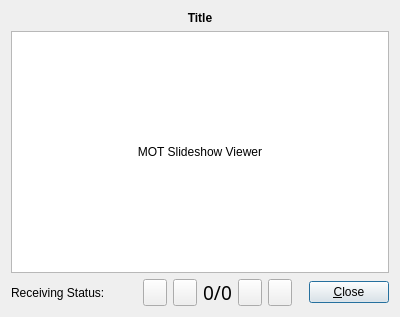
<?xml version="1.0" encoding="UTF-8"?>
<ui version="4.0">
 <class>SlideShowWidget</class>
 <widget class="QWidget" name="SlideShowWidget">
  <property name="geometry">
   <rect>
    <x>0</x>
    <y>0</y>
    <width>400</width>
    <height>300</height>
   </rect>
  </property>
  <property name="windowTitle">
   <string>Form</string>
  </property>
  <layout class="QVBoxLayout" name="verticalLayout">
   <item>
    <widget class="QLabel" name="LabelTitle">
     <property name="sizePolicy">
      <sizepolicy hsizetype="Minimum" vsizetype="Minimum">
       <horstretch>0</horstretch>
       <verstretch>0</verstretch>
      </sizepolicy>
     </property>
     <property name="lineWidth">
      <number>0</number>
     </property>
     <property name="text">
      <string>&lt;b&gt;Title&lt;/b&gt;</string>
     </property>
     <property name="textFormat">
      <enum>Qt::RichText</enum>
     </property>
     <property name="alignment">
      <set>Qt::AlignCenter</set>
     </property>
     <property name="wordWrap">
      <bool>true</bool>
     </property>
     <property name="openExternalLinks">
      <bool>true</bool>
     </property>
     <property name="textInteractionFlags">
      <set>Qt::LinksAccessibleByMouse</set>
     </property>
    </widget>
   </item>
   <item>
    <widget class="QFrame" name="frame">
     <property name="sizePolicy">
      <sizepolicy hsizetype="Expanding" vsizetype="Expanding">
       <horstretch>0</horstretch>
       <verstretch>0</verstretch>
      </sizepolicy>
     </property>
     <property name="frameShape">
      <enum>QFrame::StyledPanel</enum>
     </property>
     <property name="frameShadow">
      <enum>QFrame::Sunken</enum>
     </property>
     <layout class="QVBoxLayout" name="verticalLayout_2">
      <property name="spacing">
       <number>0</number>
      </property>
      <property name="leftMargin">
       <number>0</number>
      </property>
      <property name="topMargin">
       <number>0</number>
      </property>
      <property name="rightMargin">
       <number>0</number>
      </property>
      <property name="bottomMargin">
       <number>0</number>
      </property>
      <item>
       <widget class="QLabel" name="Image">
        <property name="sizePolicy">
         <sizepolicy hsizetype="Ignored" vsizetype="Ignored">
          <horstretch>0</horstretch>
          <verstretch>0</verstretch>
         </sizepolicy>
        </property>
        <property name="minimumSize">
         <size>
          <width>320</width>
          <height>240</height>
         </size>
        </property>
        <property name="baseSize">
         <size>
          <width>320</width>
          <height>240</height>
         </size>
        </property>
        <property name="autoFillBackground">
         <bool>false</bool>
        </property>
        <property name="styleSheet">
         <string notr="true">background: white</string>
        </property>
        <property name="frameShadow">
         <enum>QFrame::Plain</enum>
        </property>
        <property name="lineWidth">
         <number>0</number>
        </property>
        <property name="text">
         <string>MOT Slideshow Viewer</string>
        </property>
        <property name="textFormat">
         <enum>Qt::RichText</enum>
        </property>
        <property name="alignment">
         <set>Qt::AlignCenter</set>
        </property>
        <property name="textInteractionFlags">
         <set>Qt::NoTextInteraction</set>
        </property>
       </widget>
      </item>
     </layout>
    </widget>
   </item>
   <item>
    <layout class="QHBoxLayout" name="horizontalLayout">
     <item>
      <widget class="QLabel" name="TextLabel1">
       <property name="sizePolicy">
        <sizepolicy hsizetype="Minimum" vsizetype="Minimum">
         <horstretch>0</horstretch>
         <verstretch>0</verstretch>
        </sizepolicy>
       </property>
       <property name="text">
        <string>Receiving Status:</string>
       </property>
       <property name="wordWrap">
        <bool>false</bool>
       </property>
      </widget>
     </item>
     <item>
      <widget class="CMultColorLED" name="LEDStatus" native="true">
       <property name="minimumSize">
        <size>
         <width>13</width>
         <height>13</height>
        </size>
       </property>
       <property name="maximumSize">
        <size>
         <width>13</width>
         <height>13</height>
        </size>
       </property>
      </widget>
     </item>
     <item>
      <spacer name="Spacer5">
       <property name="orientation">
        <enum>Qt::Horizontal</enum>
       </property>
       <property name="sizeType">
        <enum>QSizePolicy::Expanding</enum>
       </property>
       <property name="sizeHint" stdset="0">
        <size>
         <width>20</width>
         <height>20</height>
        </size>
       </property>
      </spacer>
     </item>
     <item>
      <widget class="QToolButton" name="ButtonJumpBegin">
       <property name="sizePolicy">
        <sizepolicy hsizetype="Minimum" vsizetype="Minimum">
         <horstretch>0</horstretch>
         <verstretch>0</verstretch>
        </sizepolicy>
       </property>
       <property name="text">
        <string/>
       </property>
       <property name="icon">
        <iconset resource="res/icons.qrc">
         <normaloff>:/icons/JumpBegin.png</normaloff>:/icons/JumpBegin.png</iconset>
       </property>
       <property name="iconSize">
        <size>
         <width>16</width>
         <height>16</height>
        </size>
       </property>
      </widget>
     </item>
     <item>
      <widget class="QToolButton" name="ButtonStepBack">
       <property name="sizePolicy">
        <sizepolicy hsizetype="Minimum" vsizetype="Minimum">
         <horstretch>0</horstretch>
         <verstretch>0</verstretch>
        </sizepolicy>
       </property>
       <property name="text">
        <string/>
       </property>
       <property name="icon">
        <iconset resource="res/icons.qrc">
         <normaloff>:/icons/StepBack.png</normaloff>:/icons/StepBack.png</iconset>
       </property>
       <property name="iconSize">
        <size>
         <width>16</width>
         <height>16</height>
        </size>
       </property>
      </widget>
     </item>
     <item>
      <widget class="QLabel" name="LabelCurPicNum">
       <property name="sizePolicy">
        <sizepolicy hsizetype="Minimum" vsizetype="Minimum">
         <horstretch>0</horstretch>
         <verstretch>0</verstretch>
        </sizepolicy>
       </property>
       <property name="font">
        <font>
         <family>Arial Black</family>
         <pointsize>14</pointsize>
        </font>
       </property>
       <property name="frameShadow">
        <enum>QFrame::Sunken</enum>
       </property>
       <property name="text">
        <string>0/0</string>
       </property>
       <property name="alignment">
        <set>Qt::AlignCenter</set>
       </property>
       <property name="wordWrap">
        <bool>false</bool>
       </property>
      </widget>
     </item>
     <item>
      <widget class="QToolButton" name="ButtonStepForward">
       <property name="sizePolicy">
        <sizepolicy hsizetype="Minimum" vsizetype="Minimum">
         <horstretch>0</horstretch>
         <verstretch>0</verstretch>
        </sizepolicy>
       </property>
       <property name="text">
        <string/>
       </property>
       <property name="icon">
        <iconset resource="res/icons.qrc">
         <normaloff>:/icons/StepForw.png</normaloff>:/icons/StepForw.png</iconset>
       </property>
       <property name="iconSize">
        <size>
         <width>16</width>
         <height>16</height>
        </size>
       </property>
      </widget>
     </item>
     <item>
      <widget class="QToolButton" name="ButtonJumpEnd">
       <property name="sizePolicy">
        <sizepolicy hsizetype="Minimum" vsizetype="Minimum">
         <horstretch>0</horstretch>
         <verstretch>0</verstretch>
        </sizepolicy>
       </property>
       <property name="text">
        <string/>
       </property>
       <property name="icon">
        <iconset resource="res/icons.qrc">
         <normaloff>:/icons/JumpEnd.png</normaloff>:/icons/JumpEnd.png</iconset>
       </property>
       <property name="iconSize">
        <size>
         <width>16</width>
         <height>16</height>
        </size>
       </property>
      </widget>
     </item>
     <item>
      <spacer name="Spacer5_2">
       <property name="orientation">
        <enum>Qt::Horizontal</enum>
       </property>
       <property name="sizeType">
        <enum>QSizePolicy::Expanding</enum>
       </property>
       <property name="sizeHint" stdset="0">
        <size>
         <width>18</width>
         <height>20</height>
        </size>
       </property>
      </spacer>
     </item>
     <item>
      <widget class="QPushButton" name="buttonOk">
       <property name="sizePolicy">
        <sizepolicy hsizetype="Maximum" vsizetype="Maximum">
         <horstretch>0</horstretch>
         <verstretch>0</verstretch>
        </sizepolicy>
       </property>
       <property name="text">
        <string>&amp;Close</string>
       </property>
       <property name="autoDefault">
        <bool>true</bool>
       </property>
       <property name="default">
        <bool>true</bool>
       </property>
      </widget>
     </item>
    </layout>
   </item>
  </layout>
 </widget>
 <customwidgets>
  <customwidget>
   <class>CMultColorLED</class>
   <extends>QWidget</extends>
   <header>MultColorLED.h</header>
  </customwidget>
 </customwidgets>
 <resources>
  <include location="res/icons.qrc"/>
 </resources>
 <connections/>
</ui>
